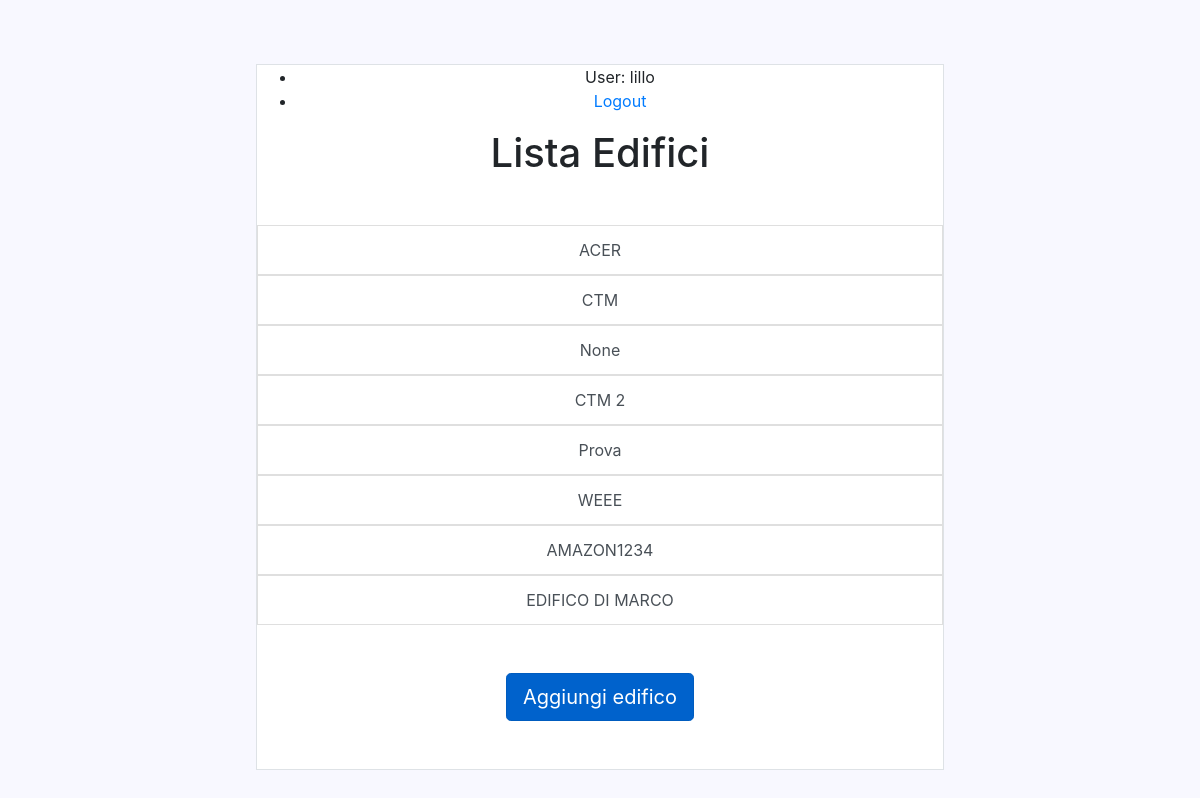
Screenshot of /home/ (signed in) with the database file from the repository.
### cal/models.py (models this page shows, shortened)
class CalendarGroups(models.Model):
    GRP = (
       ('Palazzo delle Scienze', 'Palazzo delle Scienze'),
       ('Mem', 'Mem'),
    )
    name = models.CharField(max_length = 155, blank=True, null=True, unique=True)

### cal/views.py (the view)
# urls.py: url(r'^home/$', views.GroupCalendarView.as_view(), name='home'), #Prova
class GroupCalendarView(LoginRequiredMixin, generic.ListView):
    model = CalendarGroups
    template_name = 'cal/home.html'
    def get_context_data(self, **kwargs):
        context = super().get_context_data(**kwargs)
        return context

### cal/templates/cal/home.html (shortened to what this page needs)
{% load static %}
<!doctype html>
<html lang="en">
<head>
  <link rel="stylesheet" href="https://maxcdn.bootstrapcdn.com/bootstrap/4.5.0/css/bootstrap.min.css">
  <link rel="stylesheet" href="https://use.fontawesome.com/releases/v5.0.10/css/all.css">
  <link rel="stylesheet" type="text/css" href="{% static 'cal/css/styles.css' %}">
</head>
<body class="text-center mt-5">
	<div class="cover-container d-flex w-100 h-100 p-3 mx-auto flex-column">
		<main class="inner cove border" role="main" style="background-color: white;">
			 <ul>
			   {% if user.is_authenticated %}
			     <li>User: {{ user.get_username }}</li>
			     <li><a href="{% url 'logout'%}?next={{request.path}}">Logout</a></li>
			   {% else %}
			     <li><a href="{% url 'login'%}?next={{request.path}}">Login</a></li>
			   {% endif %}
			 </ul>
			<h1 class="cover-heading mt-3">Lista Edifici</h1>
			<div class="mt-5">
				<ul class="list-group">
					{% for group in object_list %}
			   	 	<a href="{{ group.id }}"><li class="list-group-item list-group-item-action">{{ group.name }}</li></a>
					{% empty %}
			    		<li class="list-group-item">Non ci sono edifici disponibili</li>
					{% endfor %}
				</ul>
			</div>
			{% if user.is_staff %}
			<a class="btn btn-primary btn-lg active mt-5 mb-5" href="{% url 'cal:group_new' %}">Aggiungi edifico</a>
			{% endif %}
		</main>
	</div>
</body>
</html>

### cal/static/cal/css/styles.css (style rules this page uses)
.text-center { text-align: center !important; }
body { display: flex; }
html, body { height: 100%; background-color: #f8f8ff; }
body { margin: 0; font-size: 1rem; font-weight: 400; line-height: 1.5; text-align: left; }
main, nav, section { display: block; }
main { box-sizing: border-box; }
.h1, h1 { font-size: 2.5rem; margin-top: 0; margin-bottom: .5rem; font-weight: 500; line-height: 1.2; }
.h-100 { height: 100% !important; }
.w-100 { width: 60% !important; }

### rows the page displays
CalendarGroups: name "ACER"
CalendarGroups: name "CTM"
CalendarGroups: name "None"
CalendarGroups: name "CTM 2"
CalendarGroups: name "Prova"
CalendarGroups: name "WEEE"
CalendarGroups: name "AMAZON1234"
CalendarGroups: name "EDIFICO DI MARCO"

### other values shown
{{ user.get_username }} "lillo"
